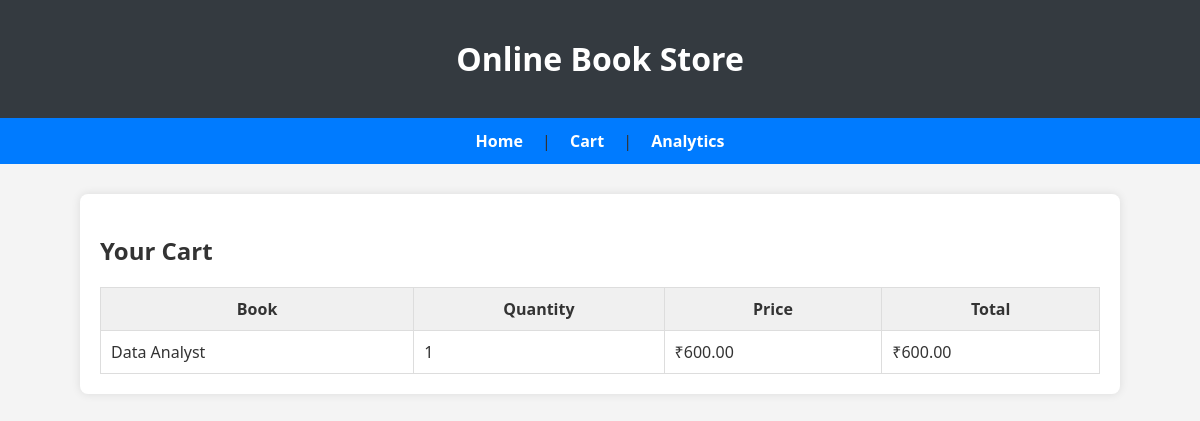
Page /cart/ on the committed database.
### bookstore/models.py (models this page shows, shortened)
class Order(models.Model):
    book=models.ForeignKey(Book,on_delete=models.CASCADE)
    quantity=models.PositiveIntegerField()
    order_date=models.DateTimeField(auto_now_add=True)
    def total_price(self):
        return self.book.price * self.quantity

class Book(models.Model):
    title=models.CharField(max_length=200)
    author=models.CharField(max_length=100)
    price=models.DecimalField(max_digits=6,decimal_places=2)
    description=models.TextField()
    category=models.CharField(max_length=50)
    stock=models.PositiveIntegerField()
    image=models.ImageField(upload_to='books/',blank=True)

### bookstore/views.py (the view)
# urls.py: path('cart/',views.cart,name='cart'),
def cart(request):
    orders = Order.objects.all()
    total = sum(order.total_price() for order in orders)
    return render(request, 'cart.html', {'orders': orders, 'total_price': total})

### templates/cart.html
{% extends 'base.html' %}
{% load static %}
{% block content %}
<h2> Your Cart</h2>
{% if orders %}
<table>
    <thead>
        <tr>
            <th>Book</th>
            <th>Quantity</th>
            <th>Price</th>
            <th>Total</th>
        </tr>
    </thead>
    <tbody>
        {% for order in orders %}
        <tr>
            <td>{{ order.book.title }}</td>
            <td>{{ order.quantity }}</td>
            <td>₹{{ order.book.price }}</td>
            <td>₹{{ order.total_price }}</td>
        </tr>
        {% endfor %}
    </tbody>
</table>
{% else %}
<p>Your cart is empty.</p>
{% endif %}
{% endblock %}

### static/styles.css (style rules this page uses)
body { font-family:'segoe UI',sans-serif; background-color: #f4f4f4; margin: 0; padding:0; color: #333; }
table { width: 100%; border-collapse: collapse; margin-top: 20px; }
table th,table td { padding: 10px; border: 1px solid #ddd; }
table th { background-color: #f0f0f0; }

### rows in the picture
Order: book "Data Analyst", quantity "1", book.price "600.00", total_price "600.00"
